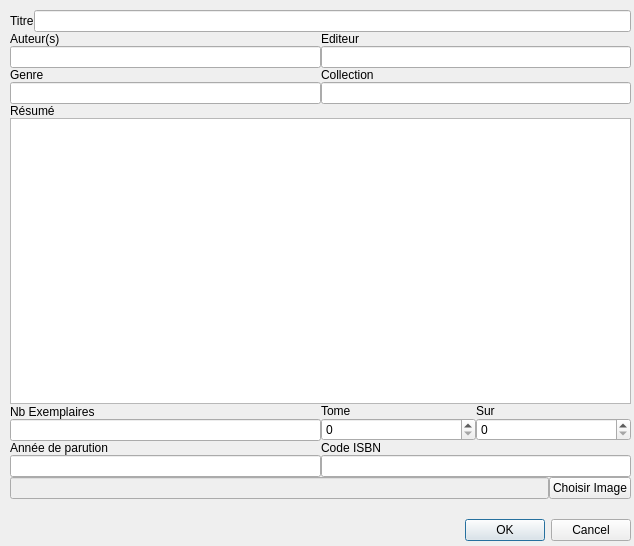
<?xml version="1.0" encoding="UTF-8"?>
<ui version="4.0">
 <class>AddBookDialog</class>
 <widget class="QDialog" name="AddBookDialog">
  <property name="geometry">
   <rect>
    <x>0</x>
    <y>0</y>
    <width>634</width>
    <height>546</height>
   </rect>
  </property>
  <property name="windowTitle">
   <string>Ajouter un livre</string>
  </property>
  <property name="windowIcon">
   <iconset resource="ressources.qrc">
    <normaloff>:/ressources/img/icons/add_5127035.png</normaloff>:/ressources/img/icons/add_5127035.png</iconset>
  </property>
  <widget class="QWidget" name="verticalLayoutWidget">
   <property name="geometry">
    <rect>
     <x>10</x>
     <y>10</y>
     <width>621</width>
     <height>531</height>
    </rect>
   </property>
   <layout class="QVBoxLayout" name="mainLayout">
    <property name="spacing">
     <number>0</number>
    </property>
    <property name="topMargin">
     <number>0</number>
    </property>
    <property name="bottomMargin">
     <number>0</number>
    </property>
    <item>
     <layout class="QHBoxLayout" name="titreLayout">
      <property name="topMargin">
       <number>0</number>
      </property>
      <property name="rightMargin">
       <number>0</number>
      </property>
      <property name="bottomMargin">
       <number>0</number>
      </property>
      <item>
       <widget class="QLabel" name="titleLabel">
        <property name="text">
         <string>Titre</string>
        </property>
       </widget>
      </item>
      <item>
       <widget class="QLineEdit" name="titleLineEdit"/>
      </item>
     </layout>
    </item>
    <item>
     <layout class="QHBoxLayout" name="categoriesLayout_2">
      <property name="rightMargin">
       <number>0</number>
      </property>
      <item>
       <layout class="QVBoxLayout" name="agLayout_2">
        <item>
         <widget class="QLabel" name="authorsLabel">
          <property name="text">
           <string>Auteur(s)</string>
          </property>
         </widget>
        </item>
        <item>
         <widget class="QLineEdit" name="authorLineEdit"/>
        </item>
        <item>
         <widget class="QLabel" name="genderLabel">
          <property name="text">
           <string>Genre</string>
          </property>
         </widget>
        </item>
        <item>
         <widget class="QLineEdit" name="genderLineEdit"/>
        </item>
       </layout>
      </item>
      <item>
       <layout class="QVBoxLayout" name="ecLayout_2">
        <property name="rightMargin">
         <number>0</number>
        </property>
        <item>
         <widget class="QLabel" name="editorLabel">
          <property name="text">
           <string>Editeur</string>
          </property>
         </widget>
        </item>
        <item>
         <widget class="QLineEdit" name="editorLineEdit"/>
        </item>
        <item>
         <widget class="QLabel" name="collectionLabel_2">
          <property name="text">
           <string>Collection</string>
          </property>
         </widget>
        </item>
        <item>
         <widget class="QLineEdit" name="collectionLineEdit"/>
        </item>
       </layout>
      </item>
     </layout>
    </item>
    <item>
     <widget class="QLabel" name="summarylabel">
      <property name="text">
       <string>Résumé</string>
      </property>
     </widget>
    </item>
    <item>
     <widget class="QPlainTextEdit" name="summaryPlainTextEdit"/>
    </item>
    <item>
     <layout class="QHBoxLayout" name="neaptcLayout_2">
      <property name="rightMargin">
       <number>0</number>
      </property>
      <property name="bottomMargin">
       <number>0</number>
      </property>
      <item>
       <layout class="QVBoxLayout" name="neapLayout_2">
        <item>
         <widget class="QLabel" name="exemplaryLabel">
          <property name="text">
           <string>Nb Exemplaires</string>
          </property>
         </widget>
        </item>
        <item>
         <widget class="QLineEdit" name="exemplaryLineEdit"/>
        </item>
        <item>
         <widget class="QLabel" name="yearLabel">
          <property name="text">
           <string>Année de parution</string>
          </property>
         </widget>
        </item>
        <item>
         <widget class="QLineEdit" name="yearLineEdit"/>
        </item>
       </layout>
      </item>
      <item>
       <layout class="QVBoxLayout" name="tomecodeLayout_2">
        <property name="rightMargin">
         <number>0</number>
        </property>
        <item>
         <layout class="QHBoxLayout" name="tomeLayout_2">
          <property name="rightMargin">
           <number>0</number>
          </property>
          <item>
           <layout class="QVBoxLayout" name="debutTLayout_2">
            <item>
             <widget class="QLabel" name="tomeLabel">
              <property name="text">
               <string>Tome</string>
              </property>
             </widget>
            </item>
            <item>
             <widget class="QSpinBox" name="tomeSpinBox"/>
            </item>
           </layout>
          </item>
          <item>
           <layout class="QVBoxLayout" name="verticalLayout_5">
            <property name="rightMargin">
             <number>0</number>
            </property>
            <item>
             <widget class="QLabel" name="tomeOfLabel">
              <property name="text">
               <string>Sur</string>
              </property>
             </widget>
            </item>
            <item>
             <widget class="QSpinBox" name="tomeOfSpinBox"/>
            </item>
           </layout>
          </item>
         </layout>
        </item>
        <item>
         <widget class="QLabel" name="isbnLabel">
          <property name="text">
           <string>Code ISBN</string>
          </property>
         </widget>
        </item>
        <item>
         <widget class="QLineEdit" name="isbnLineEdit"/>
        </item>
       </layout>
      </item>
     </layout>
    </item>
    <item>
     <layout class="QHBoxLayout" name="imageLayout">
      <property name="rightMargin">
       <number>0</number>
      </property>
      <property name="bottomMargin">
       <number>20</number>
      </property>
      <item>
       <widget class="QLineEdit" name="imgPathEdit">
        <property name="enabled">
         <bool>false</bool>
        </property>
       </widget>
      </item>
      <item>
       <widget class="QPushButton" name="addImgButton">
        <property name="text">
         <string>Choisir Image</string>
        </property>
       </widget>
      </item>
     </layout>
    </item>
    <item>
     <widget class="QDialogButtonBox" name="buttonBox">
      <property name="layoutDirection">
       <enum>Qt::LeftToRight</enum>
      </property>
      <property name="orientation">
       <enum>Qt::Horizontal</enum>
      </property>
      <property name="standardButtons">
       <set>QDialogButtonBox::Cancel|QDialogButtonBox::Ok</set>
      </property>
      <property name="centerButtons">
       <bool>false</bool>
      </property>
     </widget>
    </item>
   </layout>
  </widget>
 </widget>
 <resources>
  <include location="ressources.qrc"/>
 </resources>
 <connections>
  <connection>
   <sender>buttonBox</sender>
   <signal>accepted()</signal>
   <receiver>AddBookDialog</receiver>
   <slot>accept()</slot>
   <hints>
    <hint type="sourcelabel">
     <x>248</x>
     <y>254</y>
    </hint>
    <hint type="destinationlabel">
     <x>157</x>
     <y>274</y>
    </hint>
   </hints>
  </connection>
  <connection>
   <sender>buttonBox</sender>
   <signal>rejected()</signal>
   <receiver>AddBookDialog</receiver>
   <slot>reject()</slot>
   <hints>
    <hint type="sourcelabel">
     <x>316</x>
     <y>260</y>
    </hint>
    <hint type="destinationlabel">
     <x>286</x>
     <y>274</y>
    </hint>
   </hints>
  </connection>
 </connections>
</ui>
